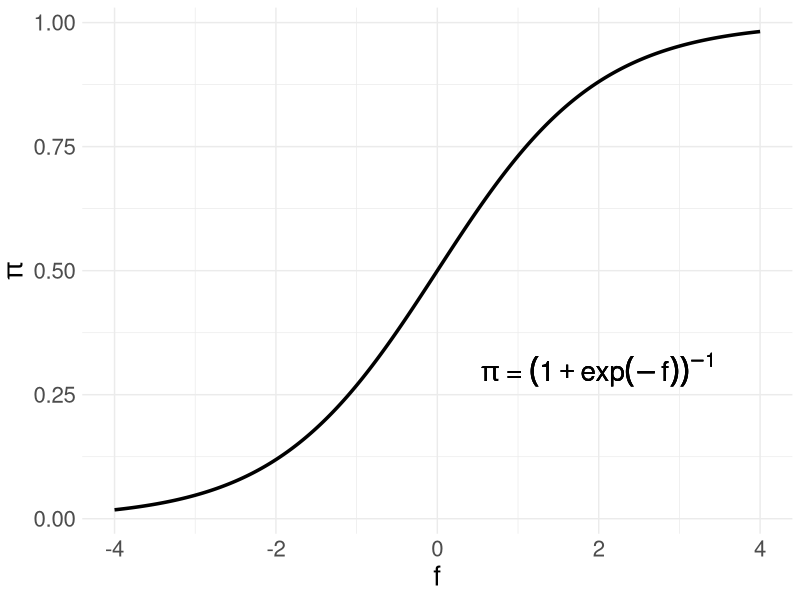
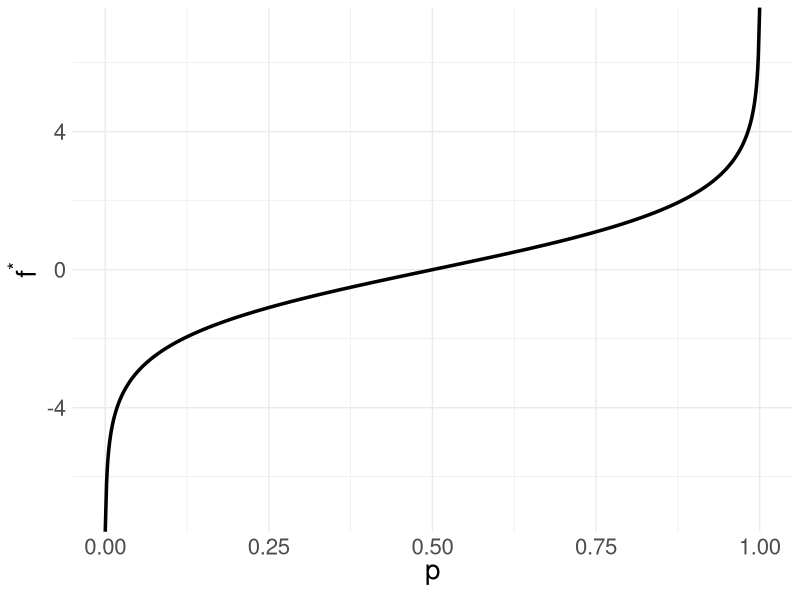

Recreate these plots in R, in order.
# ------------------------------------------------------------------------------
# classification bernoulli

# FIG: logistic function and its inverse logit function
# ------------------------------------------------------------------------------

library(ggplot2)
theme_set(theme_minimal())

# DATA -------------------------------------------------------------------------

logistic = function(f){
  1 / (1 + exp(-f))
}

logit = function(p){
  log(p / (1 - p))
}

f <- seq(-4, 4, by = 0.01)
y_log <- logistic(f)

pix <- seq(0, 1, by = 0.001)
y_logit <- logit(pix)

df_1 <- data.frame(x = f, y = y_log)
df_2 <- data.frame(x = pix, y = y_logit)

# PLOT -------------------------------------------------------------------------

p_1 <- ggplot(df_1, aes(x = x, y = y)) + 
  geom_line(size = 1.2) +
  xlab(expression(f)) +
  ylab(expression(pi))

p_1 <- p_1 + 
  annotate(
    "text",
    x = 2,
    y = 0.3,
    label = bquote(pi ~ "=" ~ (1 + exp(-f))^-1),
    size = 7)

p_1 <- p_1 + theme(text = element_text(size = 20))

ggsave("../figure/logistic.png", p_1, height = 4, width = 6)
       
p_2 <- ggplot(df_2, aes(x = x, y = y)) + 
  geom_line(size = 1.2) +
  xlab(expression(p)) +
  ylab(expression(f^"*")) +
  theme(text = element_text(size = 20))

ggsave("../figure/logistic_inverse.png", p_2, height = 6, width = 8)
